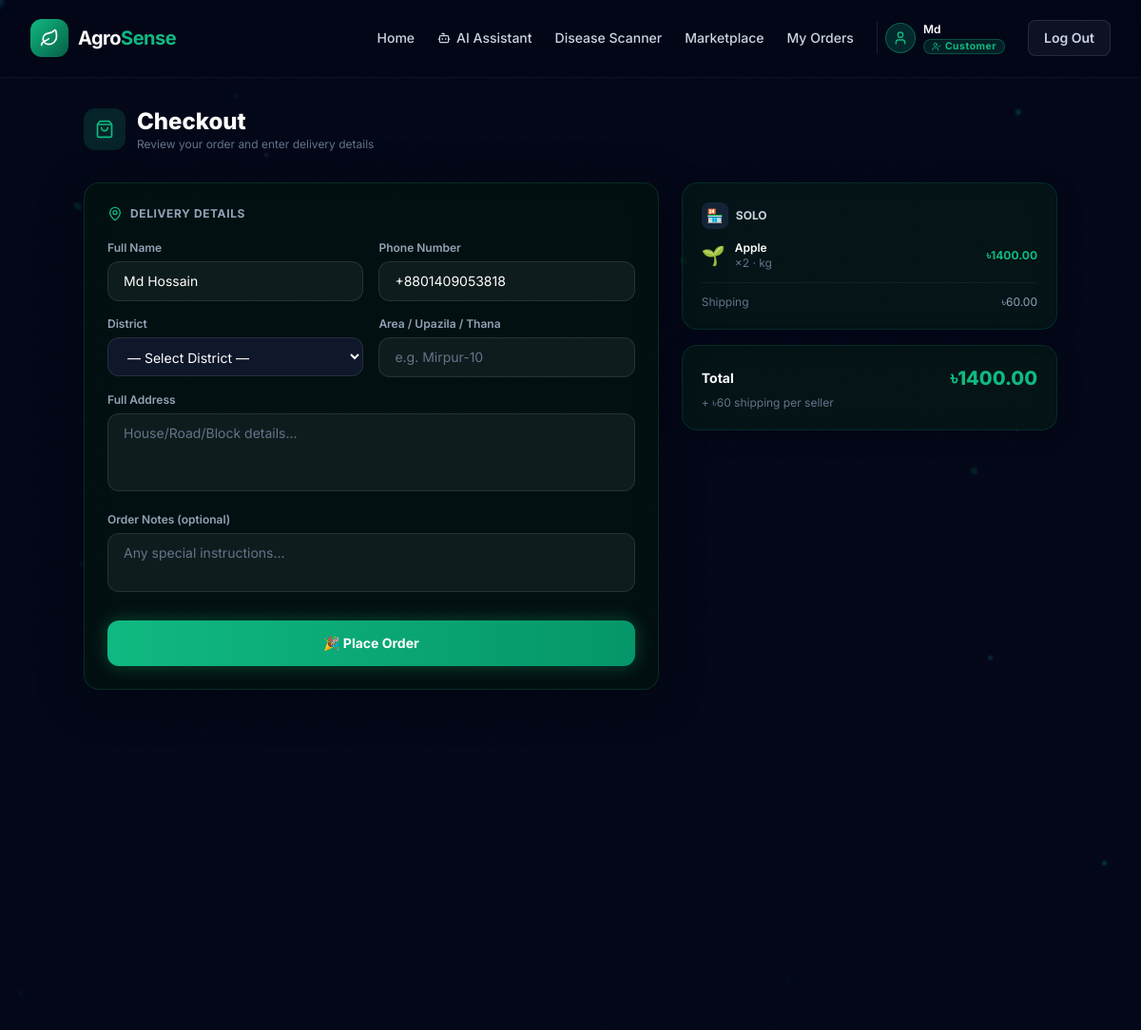
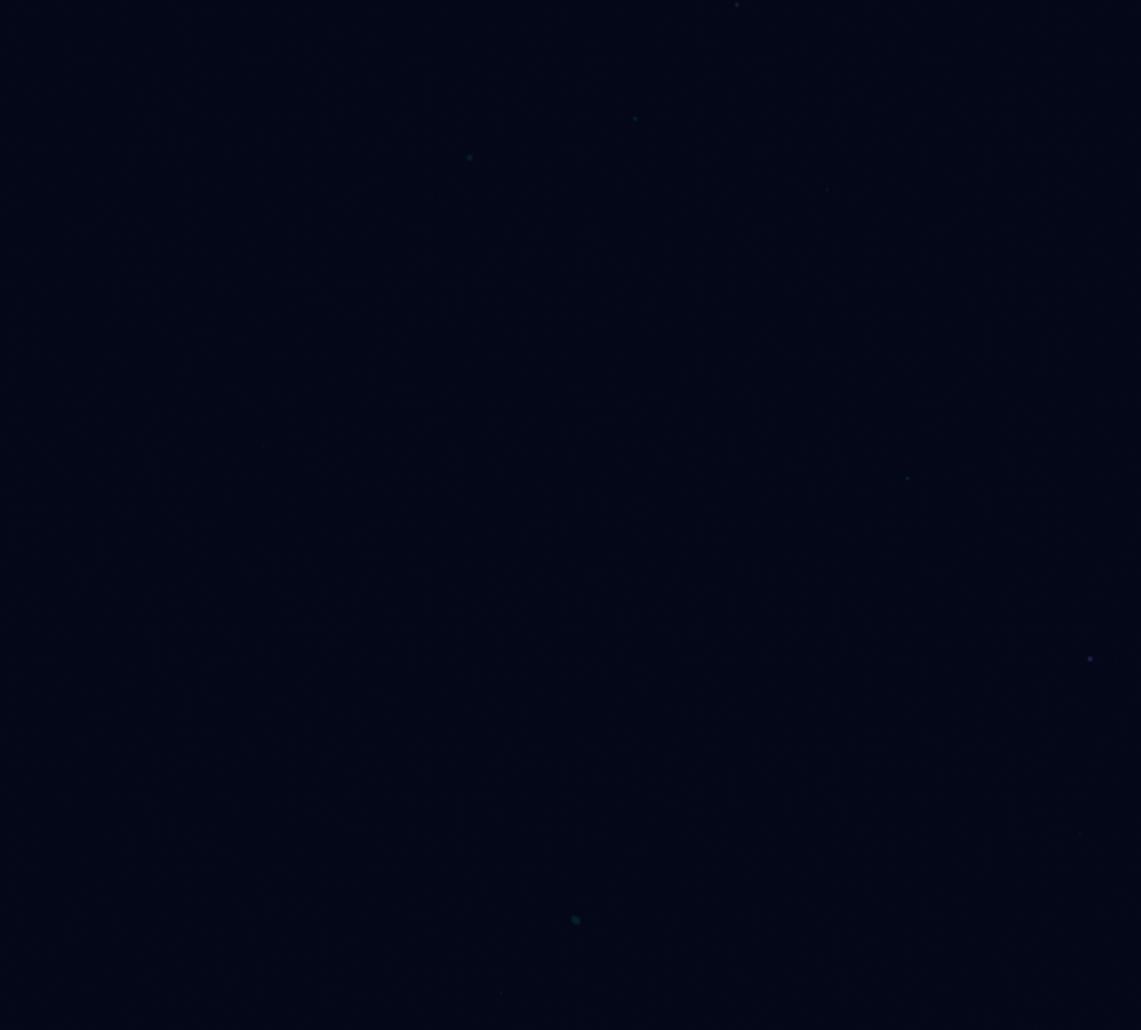
The app's page /orders/checkout/ (signed in) with its own data (2 pictures, top to bottom).
### accounts/models.py (models this page shows, shortened)
class UserAccount(models.Model):
    user       = models.OneToOneField(User, on_delete=models.CASCADE, related_name='account')
    role       = models.CharField(max_length=20, choices=ROLE_CHOICES, default=ROLE_USER)
    phone      = models.CharField(max_length=25, blank=True)
    created_at = models.DateTimeField(auto_now_add=True)
    updated_at = models.DateTimeField(auto_now=True)
    @property
    def is_merchant(self):
        return self.role == ROLE_MERCHANT

class MerchantProfile(models.Model):
    account          = models.OneToOneField(UserAccount, on_delete=models.CASCADE, related_name='merchant_profile')
    shop_name        = models.CharField(max_length=200)
    shop_description = models.TextField(blank=True)
    shop_icon        = models.CharField(max_length=10, default='🏪')
    logo             = models.ImageField(upload_to='shop_logos/', null=True, blank=True)
    is_verified      = models.BooleanField(default=False)
    created_at       = models.DateTimeField(auto_now_add=True)

### marketplace/models.py (models this page shows, shortened)
class CartItem(models.Model):
    cart = models.ForeignKey(
        Cart,
        on_delete=models.CASCADE,
        related_name='items'
    )
    product = models.ForeignKey(
        Product,
        on_delete=models.CASCADE
    )
    quantity = models.PositiveIntegerField(default=1)
    added_at = models.DateTimeField(auto_now_add=True)
    class Meta:
        unique_together = ('cart', 'product')
    @property
    def subtotal(self):
        return self.product.price * self.quantity

class Product(models.Model):
    BADGE_CHOICES = [
        ('', 'None'),
        ('New', 'New'),
        ('Popular', 'Popular'),
        ('Sale', 'Sale'),
        ('Organic', 'Organic'),
        ('Premium', 'Premium'),
    ]
    name = models.CharField(max_length=200)
    category = models.ForeignKey(
        Category,
        on_delete=models.CASCADE,
        related_name='products'
    )
    description = models.TextField()
    price = models.DecimalField(max_digits=10, decimal_places=2)
    original_price = models.DecimalField(
        max_digits=10,
        decimal_places=2,
        null=True,
        blank=True
    )
    unit = models.CharField(max_length=50)
    icon = models.CharField(max_length=10, default='🌱')
    image = models.ImageField(
        upload_to='products/',
        null=True,
        blank=True
    )
    rating = models.DecimalField(
        max_digits=3,
        decimal_places=1,
        default=4.0
    )
    review_count = models.PositiveIntegerField(default=0)
    stock = models.PositiveIntegerField(default=100)
    badge = models.CharField(
        max_length=20,
        blank=True,
        choices=BADGE_CHOICES
    )
    suitable_crops = models.JSONField(default=list)
    is_active = models.BooleanField(default=True)
    created_at = models.DateTimeField(auto_now_add=True)
    merchant = models.ForeignKey(
        'accounts.UserAccount',
        on_delete=models.SET_NULL,
        null=True,
        blank=True,
        related_name='products',
        limit_choices_to={'role': 'merchant'},
    )
    class Meta:
        ordering = ['-review_count', '-rating']
        indexes = [
            models.Index(fields=['merchant', 'is_active']),
            models.Index(fields=['category', 'is_active']),
            models.Index(fields=['is_active', 'stock']),
        ]
        constraints = [
            models.CheckConstraint(
                condition=Q(price__gte=0),
                name='product_price_non_negative',
            ),
            models.CheckConstraint(
                condition=Q(original_price__isnull=True) |
                Q(original_price__gte=0),
                name='product_original_price_non_negative',
            ),
            models.CheckConstraint(
                condition=Q(rating__gte=0) &
                Q(rating__lte=5),
                name='product_rating_0_5',
            ),
        ]

class Cart(models.Model):
    user = models.OneToOneField(
        User,
        on_delete=models.CASCADE,
        related_name='cart'
    )
    created_at = models.DateTimeField(auto_now_add=True)
    updated_at = models.DateTimeField(auto_now=True)
    def get_total(self):
        return sum(
            item.subtotal
            for item in self.items.select_related('product').all()
        )

### orders/views.py (the view, shortened to what this page needs)
# urls.py: path('checkout/',                      views.checkout_view,    name='checkout'),
@user_required
def checkout_view(request):
    cart  = _get_or_create_cart(request.user)
    items = cart.items.select_related('product', 'product__merchant',
                                      'product__merchant__merchant_profile').all()
    if not items.exists():
        messages.warning(request, 'Your cart is empty.')
        return redirect('cart')
    account = getattr(request.user, 'account', None)
    initial = {
        'full_name': request.user.get_full_name() or request.user.username,
        'phone':     getattr(account, 'phone', ''),
    }
    form = CheckoutForm(request.POST or None, initial=initial)
    merchant_groups: dict = {}
    for ci in items:
        merchant_groups.setdefault(ci.product.merchant, []).append(ci)
    return render(request, 'orders/customer/checkout.html', {
        'form':            form,
        'cart':            cart,
        'items':           items,
        'merchant_groups': merchant_groups,
    })

### orders/views.py (called while the page is built)
def _get_or_create_cart(user) -> Cart:
    cart, _ = Cart.objects.get_or_create(user=user)
    return cart

### templates/orders/customer/checkout.html (shortened to what this page needs)
{% extends "base.html" %}
{% block content %}
<div class="min-h-screen pt-28 pb-16 px-4 relative z-10">
<div class="max-w-5xl mx-auto">
  <div class="flex items-center gap-3 mb-8 animate-fade-in">
    <div class="w-11 h-11 rounded-xl bg-[#10B981]/15 flex items-center justify-center">
      <i data-lucide="shopping-bag" class="w-5 h-5 text-[#10B981]"></i>
    </div>
    <div>
      <h1 class="text-2xl font-extrabold text-white">Checkout</h1>
      <p class="text-xs text-slate-500">Review your order and enter delivery details</p>
    </div>
  </div>
  <div class="grid lg:grid-cols-5 gap-6">
    <div class="lg:col-span-3">
      <div class="auth-card rounded-2xl p-6 animate-fade-in">
        <h2 class="text-xs font-bold text-slate-400 uppercase tracking-wider mb-5 flex items-center gap-2">
          <i data-lucide="map-pin" class="w-4 h-4 text-[#10B981]"></i> Delivery Details
        </h2>
        <form method="post" novalidate>
          <div class="space-y-4">
            <div class="grid sm:grid-cols-2 gap-4">
              <div>
                <label class="block text-xs font-semibold text-slate-400 mb-1.5">{{ form.full_name.label }}</label>
                {{ form.full_name }}
              </div>
              <div>
                <label class="block text-xs font-semibold text-slate-400 mb-1.5">{{ form.phone.label }}</label>
                {{ form.phone }}
              </div>
            </div>
            <div class="grid sm:grid-cols-2 gap-4">
              <div>
                <label class="block text-xs font-semibold text-slate-400 mb-1.5">{{ form.district.label }}</label>
                {{ form.district }}
              </div>
              <div>
                <label class="block text-xs font-semibold text-slate-400 mb-1.5">{{ form.area.label }}</label>
                {{ form.area }}
              </div>
            </div>
            <div>
              <label class="block text-xs font-semibold text-slate-400 mb-1.5">{{ form.full_address.label }}</label>
              {{ form.full_address }}
            </div>
            <div>
              <label class="block text-xs font-semibold text-slate-400 mb-1.5">{{ form.notes.label }}</label>
              {{ form.notes }}
            </div>
          </div>
          <button type="submit"
                  class="mt-6 w-full py-3.5 rounded-xl font-bold text-white text-sm
                         bg-gradient-to-r from-[#10B981] to-[#059669]
                         shadow-[0_0_18px_rgba(16,185,129,0.35)]
                         hover:shadow-[0_0_28px_rgba(16,185,129,0.55)]
                         hover:scale-[1.02] transition-all">
            🎉 Place Order
          </button>
        </form>
      </div>
    </div>
    <div class="lg:col-span-2 space-y-4">
      {% for merchant, m_items in merchant_groups.items %}
      <div class="glass-card rounded-2xl p-5 animate-fade-in">
        <div class="flex items-center gap-2 mb-3">
          <div class="w-7 h-7 rounded-lg bg-[#818cf8]/15 flex items-center justify-center text-sm">
            {{ merchant.merchant_profile.shop_icon|default:"🏪" }}
          </div>
          <p class="text-xs font-bold text-slate-300">
            {{ merchant.merchant_profile.shop_name|default:merchant.user.username }}
          </p>
        </div>
        <div class="space-y-2.5">
          {% for ci in m_items %}
          <div class="flex items-center gap-2.5">
            <span class="text-xl">{{ ci.product.icon }}</span>
            <div class="flex-1 min-w-0">
              <p class="text-xs font-semibold text-white truncate">{{ ci.product.name }}</p>
              <p class="text-xs text-slate-500">×{{ ci.quantity }} · {{ ci.product.unit }}</p>
            </div>
            <span class="text-xs font-bold text-[#10B981]">৳{{ ci.subtotal }}</span>
          </div>
          {% endfor %}
        </div>
        <div class="mt-3 pt-3 border-t border-white/5 flex justify-between text-xs">
          <span class="text-slate-500">Shipping</span>
          <span class="text-slate-400">৳60.00</span>
        </div>
      </div>
      {% endfor %}
      <div class="glass-card rounded-2xl p-5">
        <div class="flex justify-between items-center">
          <span class="text-sm font-bold text-white">Total</span>
          <span class="text-xl font-extrabold text-[#10B981]">৳{{ cart.get_total|floatformat:2 }}</span>
        </div>
        <p class="text-xs text-slate-500 mt-1">+ ৳60 shipping per seller</p>
      </div>
    </div>
  </div>
</div>
</div>
{% endblock %}

### templates/base.html (shortened to what this page needs)
{% load static %}
{% load pwa %}
<!DOCTYPE html>
<html lang="en" class="dark">
<head>
  <script src="https://cdn.tailwindcss.com"></script>
</head>
</head>
<body class="antialiased selection:bg-[#10B981] selection:text-white relative">
  <div id="grain" aria-hidden="true"></div>
  <div id="particle-container" aria-hidden="true"></div>
  <nav class="fixed w-full z-50 glass-nav" id="main-nav" aria-label="Main navigation">
    <div class="max-w-7xl mx-auto px-4 sm:px-6 lg:px-8">
      <div class="flex justify-between items-center h-20 sm:h-20">
        <a href="{% url 'home' %}" class="flex items-center gap-2.5 group flex-shrink-0" aria-label="AgroSense home">
          <div class="w-10 h-10 rounded-xl bg-gradient-to-br from-[#10B981] to-[#065F46] flex items-center justify-center shadow-[0_0_0_0_rgba(16,185,129,0)] group-hover:shadow-[0_0_20px_rgba(16,185,129,0.55)] transition-all duration-300">
            <i data-lucide="leaf" class="w-5 h-5 text-white"></i>
          </div>
          <span class="text-xl font-bold tracking-tight text-white">Agro<span class="text-[#10B981]">Sense</span></span>
        </a>
        <div class="hidden md:flex items-center gap-5 lg:gap-6">
          {% if user.is_authenticated %}
            {% if user.account.is_merchant %}
              <a href="{% url 'marketplace' %}"
                 class="text-sm font-medium transition-colors duration-200 {% if request.resolver_match.url_name == 'marketplace' %}nav-link-active{% else %}text-slate-300 hover:text-[#10B981]{% endif %}">
                Marketplace
              </a>
              <a href="{% url 'accounts:merchant_dashboard' %}"
                 class="text-sm font-medium transition-colors duration-200 {% if request.resolver_match.url_name == 'merchant_dashboard' %}text-[#818cf8] nav-link-active{% else %}text-slate-300 hover:text-[#818cf8]{% endif %}">
                Dashboard
              </a>
              <a href="{% url 'accounts:merchant_shop' %}"
                 class="text-sm font-medium transition-colors duration-200 {% if request.resolver_match.url_name == 'merchant_shop' %}text-[#818cf8] nav-link-active{% else %}text-slate-300 hover:text-[#818cf8]{% endif %}">
                Products
              </a>
              <a href="{% url 'accounts:merchant_orders' %}"
                 class="text-sm font-medium transition-colors duration-200 {% if request.resolver_match.url_name == 'merchant_orders' %}text-[#818cf8] nav-link-active{% else %}text-slate-300 hover:text-[#818cf8]{% endif %}">
                Orders
              </a>
              <a href="{% url 'accounts:merchant_shop_edit' %}"
                 class="text-sm font-medium transition-colors duration-200 {% if request.resolver_match.url_name == 'merchant_shop_edit' %}text-[#818cf8] nav-link-active{% else %}text-slate-300 hover:text-[#818cf8]{% endif %}">
                Shop Settings
              </a>
              <div class="flex items-center gap-2 pl-2 border-l border-white/10">
                <div class="w-8 h-8 rounded-full bg-[#818cf8]/20 border border-[#818cf8]/40 flex items-center justify-center">
                  <i data-lucide="store" class="w-4 h-4 text-[#818cf8]"></i>
                </div>
                <div class="flex flex-col leading-none gap-0.5">
                  <span class="text-xs font-semibold text-white">{{ user.first_name|default:user.username }}</span>
                  <span class="badge-merchant"><i data-lucide="shield" class="w-2.5 h-2.5"></i> Merchant</span>
                </div>
              </div>
            {% else %}
              <a href="{% url 'home' %}"
                 class="text-sm font-medium transition-colors duration-200 {% if request.resolver_match.url_name == 'home' %}nav-link-active{% else %}text-slate-300 hover:text-[#10B981]{% endif %}">
                Home
              </a>
              <a href="{% url 'chatbot:chat' %}"
                 class="text-sm font-medium transition-colors duration-200 flex items-center gap-1.5 {% if request.resolver_match.app_name == 'chatbot' %}nav-link-active{% else %}text-slate-300 hover:text-[#10B981]{% endif %}">
                <i data-lucide="bot" class="w-3.5 h-3.5"></i> AI Assistant
              </a>
              <a href="{% url 'crop_disease:scan_upload' %}"
                 class="text-sm font-medium transition-colors duration-200 text-slate-300 hover:text-[#10B981]">
                Disease Scanner
              </a>
              <a href="{% url 'marketplace' %}"
                 class="text-sm font-medium transition-colors duration-200 {% if request.resolver_match.url_name == 'marketplace' %}nav-link-active{% else %}text-slate-300 hover:text-[#10B981]{% endif %}">
                Marketplace
              </a>
              <a href="{% url 'accounts:user_orders' %}"
                 class="text-sm font-medium transition-colors duration-200 {% if request.resolver_match.url_name == 'user_orders' %}nav-link-active{% else %}text-slate-300 hover:text-[#10B981]{% endif %}">
                My Orders
              </a>
              <a href="{% url 'accounts:user_profile' %}" class="flex items-center gap-2 pl-2 border-l border-white/10 hover:opacity-80 transition-opacity">
                <div class="w-8 h-8 rounded-full bg-[#10B981]/20 border border-[#10B981]/40 flex items-center justify-center">
                  <i data-lucide="user" class="w-4 h-4 text-[#10B981]"></i>
                </div>
                <div class="flex flex-col leading-none gap-0.5">
                  <span class="text-xs font-semibold text-white">{{ user.first_name|default:user.username }}</span>
                  <span class="badge-customer"><i data-lucide="user-check" class="w-2.5 h-2.5"></i> Customer</span>
                </div>
              </a>
            {% endif %}
            <form method="post" action="{% url 'accounts:logout' %}" class="inline">
              <button type="submit"
                      class="btn-ripple px-4 py-2 text-sm font-semibold rounded-lg bg-white/5 hover:bg-red-500/10 text-slate-300 hover:text-red-400 border border-white/10 hover:border-red-500/30 transition-all duration-200">
                Log Out
              </button>
            </form>
          {% endif %}
        </div>
      </div>
    </div>
  </nav>
  <main class="relative z-10">
    {% block content %}{% endblock %}
  </main>
</body>
</html>

### records on screen
UserAccount: phone "+8801409053818"
UserAccount: merchant_profile.shop_icon "🏪", merchant_profile.shop_name "SOLO"
CartItem: product.icon "🌱", product.name "Apple", quantity "2", product.unit "kg", subtotal "1400.00"
Cart: get_total "1400.00"

### other values on screen
{{ user.first_name|default:user.username }} "Md"
